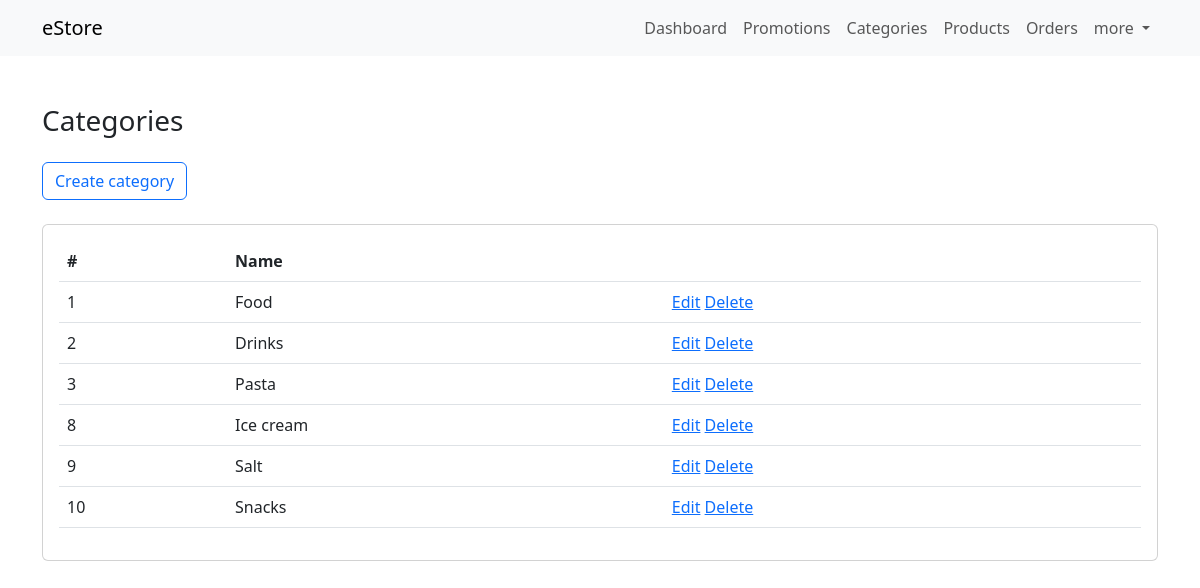
The page /dashboard/categories/index.php (signed in) on the database its author committed.
### tables this page shows
CREATE TABLE `categories` (
  `id` int(11) NOT NULL,
  `name` varchar(45) NOT NULL
);

### classes/Database.php (called while the page is built)
<?php
class Database {
    private static $instance = null;
    private $connection = null;
    public function __construct() {
        $this->connection = new mysqli('localhost', 'root', '', 'estore');
    }
    public static function getInstance() {
        if(!self::$instance) {
            self::$instance = new self;
        }
        return self::$instance;
    }
    function getConnection() {
        return $this->connection;
    }
}

### classes/CRUD.php (called while the page is built, shortened)
<?php
include 'Database.php';
class CRUD {
    private $mysqli;
    public function __construct() {
        $db = Database::getInstance();
        $this->mysqli = $db->getConnection();
    }
    public function read($table, $condition = [], $limit = null, $order = []) {
        $sql = "SELECT * FROM `".$table."`";
        $items = [];
        if($query = $this->mysqli->query($sql)) {
            if($query->num_rows > 0) {
                while($row = $query->fetch_assoc()) {
                    $items[] = $row;
                }
            }
            return $items;
        } else {
            return $this->mysqli->error;
        }
    }
}

### dashboard/categories/index.php (the view, shortened to what this page needs)
<?php
    include('../includes/header.php');
    include('../../classes/CRUD.php');
    $crud = new CRUD;
    $categories = $crud->read('categories');
?>
<div class="dashboard my-5">
    <div class="container">
        <h3 class="mb-4">Categories</h3>
        <a href="create.php" class="btn btn-outline-primary mb-4">Create category</a>
        <?php if($categories && count($categories)): ?>
        <div class="card">
            <div class="card-body">
                <div class="table-responsive">
                    <table class="table table-borderd">
                        <tbody>
                            <tr>
                                <th>#</th>
                                <th>Name</th>
                                <th></th>
                            </tr>
                            <?php foreach($categories as $category): ?>
                            <tr>
                                <td><?= $category['id'] ?></td>
                                <td><?= $category['name'] ?></td>
                                <td>
                                    <a href="edit.php?id=<?= $category['id'] ?>">Edit</a>
                                    <a href="?action=delete&id=<?= $category['id'] ?>" onclick="return confirm('Are you sure?')">Delete</a>
                                </td>
                            </tr>
                            <?php endforeach; ?>
                        </tbody>
                    </table>
                </div>
            </div>
        </div>
        <?php endif; ?>
    </div>
</div>
<?php include('../includes/footer.php'); ?>

### rows shown on the page
categories: id "1", name "Food"
categories: id "2", name "Drinks"
categories: id "3", name "Pasta"
categories: id "8", name "Ice cream"
categories: id "9", name "Salt"
categories: id "10", name "Snacks"
